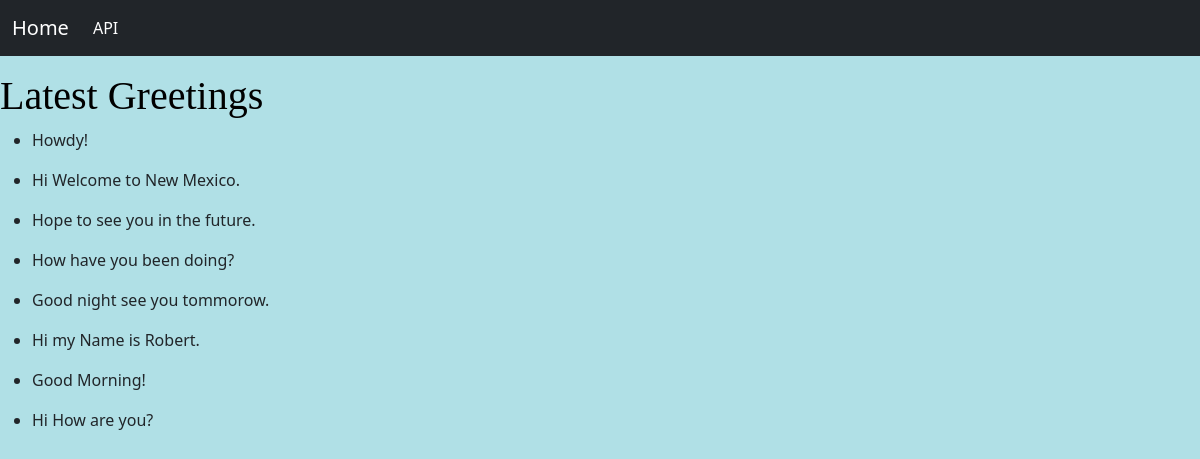
The page / on the database its author committed.
### theapi/models.py (models this page shows)
class Greeting(models.Model):
    post = models.CharField(max_length=150)
    timestamp = models.DateTimeField(auto_now_add=True)
    class Meta:
        ordering = ['-timestamp', ]
    def __str__(self):
        return self.post

### theapi/views.py (the view)
# urls.py: 2. Add a URL to urlpatterns:  path('', views.home, name='home')
def home(request):
    recent_greetings = Greeting.objects.all()
    last_added_greeting = Greeting.objects.first()
    context = {
        'recent_greetings': recent_greetings,
        'last_added_greeting': last_added_greeting,
    }
    return render(request, 'theapi/home.html', context)

### theapi/templates/theapi/home.html (shortened to what this page needs)
<html>
<head>
    <link href="https://cdn.jsdelivr.net/npm/bootstrap@5.1.3/dist/css/bootstrap.min.css" rel="stylesheet"
>
</head>
<body>
    {% include 'theapi/navbar.html' %}
    <br>
    <br>
    <br>
    <h1>Latest Greetings</h1>
    {% for x in recent_greetings %}
    <ul>
        <li>{{x.post}}</li>
    </ul>
    {% endfor %}
</body>
</html>

### theapi/templates/theapi/navbar.html (shortened to what this page needs)
<nav class="navbar navbar-expand-md navbar-dark fixed-top bg-dark">
    <div class="container-fluid">
        <div class="collapse navbar-collapse" id="navbarCollapse">
            <ul class="navbar-nav me-auto mb-2 mb-md-0">
                <a class="navbar-brand" href="{% url 'theapi:home' %}">Home</a>
                <li class="nav-item">
                    <a class="nav-link active" aria-current="page" href="http://localhost:8000/api">API</a>
                </li>
            </ul>
        </div>
    </div>
</nav>

### theapi/templates/theapi/home.html (style rules this page uses)
body { background-color: powderblue; }
h1 { color: black; font-family: Blippo, fantasy; font-weight: 500 }

### rows shown on the page
Greeting: post "Howdy!"
Greeting: post "Hi Welcome to New Mexico."
Greeting: post "Hope to see you in the future."
Greeting: post "How have you been doing?"
Greeting: post "Good night see you tommorow."
Greeting: post "Hi my Name is Robert."
Greeting: post "Good Morning!"
Greeting: post "Hi How are you?"
